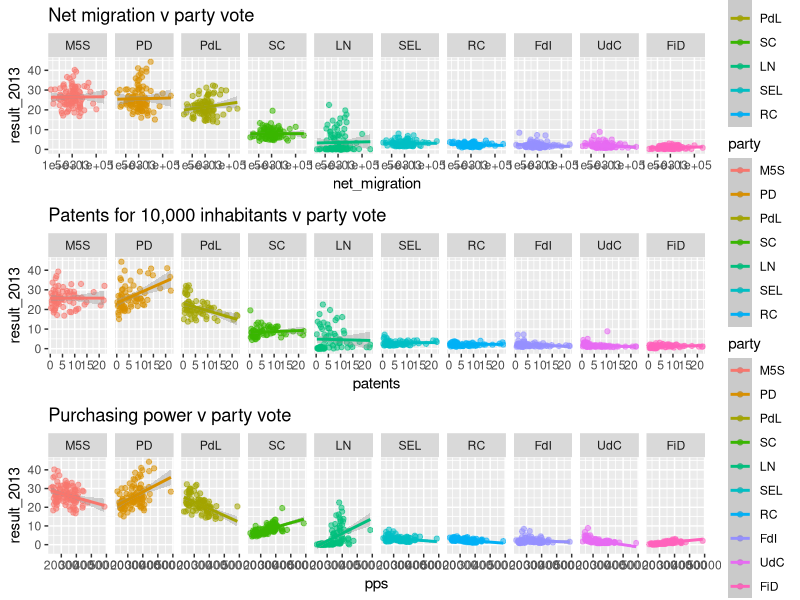

The R script that drew this image: (Note: this script raises an error after producing the figure.)
# load packages
library(readr)
library(dplyr)
library(ggplot2)
library(reshape2)
library(scales)
library(gridExtra)

# load 2013 results data
# rename columns and remove unused data points
results <- read_csv('data/2013_results.csv')
results.melt <- melt(results, id="Party")
names(results.melt) <- c("geo", "party", "result_2013")
results.melt$result_2013 <- as.numeric(as.character(results.melt$result_2013))
results.clean <- results.melt

# load net migration data
# pick only 2013 and remove unused data points
df <- read_csv('data/demo_r_gind3_1_Data.csv')
df.clean <- df %>% 
  filter(TIME == "2013") %>%
  select(-TIME, -`Flag and Footnotes`, -INDIC_DE)
names(df.clean) <- c("geo", "net_migration")

# merge the two datasets
df.merge <- merge(results.clean, df.clean, by="geo")

plot_migration <- df.merge %>% 
  group_by(geo, party) %>%
  ggplot(aes(x=net_migration, y=result_2013, color=party)) + 
  geom_point(aes(alpha=0.3)) +
  scale_x_continuous(trans=log2_trans(), breaks=c(0,1000,5000,100000)) +
  geom_smooth(method="lm") +
  facet_grid(. ~ party) +
  ggtitle("Net migration v party vote")

# load patent applications data
patents <- read_csv("data/pat_ep_rtec_1_Data.csv")
patents.clean <- patents %>%
  select(-TIME, -IPC, -UNIT)
names(patents.clean) <- c('geo', 'patents')
patents.clean$patents <- as.numeric(as.character(patents.clean$patents))

patents.merge <- merge(results.clean, patents.clean, by="geo")

plot_patents <- patents.merge %>% 
  group_by(geo, party) %>%
  ggplot(aes(x=patents, y=result_2013, color=party)) + 
  geom_point(aes(alpha=0.3)) +
  #scale_x_continuous(trans=log2_trans(), breaks=c(0,1000,5000,100000)) +
  geom_smooth(method="lm") + 
  facet_grid(. ~ party) +
  ggtitle("Patents for 10,000 inhabitants v party vote")

# load purchasing power standard data
pps <- read_csv("data/nama_10r_3gdp_1_Data.csv")
pps.clean <- pps %>%
  select(-TIME, -UNIT)
names(pps.clean) <- c('geo', 'pps')
pps.clean$pps <- as.numeric(as.character(pps.clean$pps))

pps.merge <- merge(results.clean, pps.clean, by="geo")

plot_pps <- pps.merge %>% 
  group_by(geo, party) %>%
  ggplot(aes(x=pps, y=result_2013, color=party)) + 
  geom_point(aes(alpha=0.3)) +
  #scale_x_continuous(trans=log2_trans(), breaks=c(0,1000,5000,100000)) +
  geom_smooth(method="lm") + 
  facet_grid(. ~ party) +
  ggtitle("Purchasing power v party vote")

grid.arrange(plot_migration, plot_patents, plot_pps, nrow=3)

####################################################
# regressions in numbers

pps_groups <- pps.merge %>% 
  group_by(party) %>% na.omit()
pps_models <- pps.merge %>% group_by(party) %>%
  do(model = lm(pps ~ result_2013, data=.))
pps_models %>% glance(model)

summary(pps_models$model[[3]])
